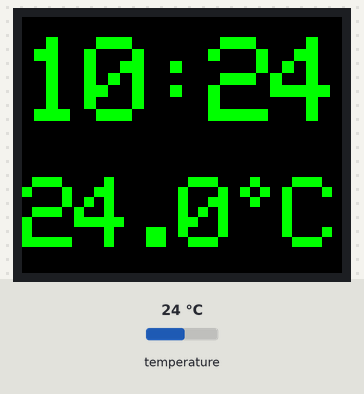
The program below on a simulated Raspberry Pi Pico running MicroPython. Shown: 160×128 colour display. The test bench sets the inputs (shaded band); at power-on: temperature 24 °C. WiFi joins after 1.5 s; the clock reads 2024-03-15 10:24:30 at power-on unless the program sets it; library files of the repository ran but are not shown: ST7735.py, sysfont.py; what the program prints to the serial console is not drawn.

Above: at 2.6 s.
At 31.1 s:
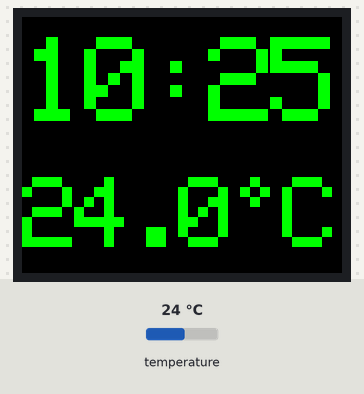

Measured:
- what the display in image 0 shows lasts 28.3 s, from 2.6 s to 30.9 s

The program:

main.py
```python
#-------------------------------------------------------------------
# NTP Time Decoder for RPi PICO-W
#
# Decode NTP Time at 3am and save to RTC
#
# Display RTC Date & Time on ST7735 LCD
#
# NTP format: https://en.wikipedia.org/wiki/Network_Time_Protocol
#
# Uses  DS18x20 'onewire' temperature sensor
#
#-------------------------------------------------------------------

from machine import Pin
from machine import Timer, Pin
from time import sleep
from machine import I2C
from ST7735 import TFT
from sysfont import sysfont
from machine import SPI,Pin
import time
import math
import machine, onewire, ds18x20

import network

from machine import RTC

from wifissid import get_wifi_ssid, get_wifi_passphrase

from bsttimes import bst_start_times, bst_end_times
from bsttimes import bst_start_dates, bst_end_dates
from bsttimes import BST_START_YEAR, BST_NUM_YEARS

import utime as time
import usocket as socket
import ustruct as struct

DEBUG = False

BL = 13
DC = 8
RST = 12
MOSI = 11
SCK = 10
CS = 9

# SSID & PASSPHRASE for Wi-Fi
ssid = get_wifi_ssid()
passphrase = get_wifi_passphrase()

daysofweek = ['Mon', 'Tue', 'Wed', 'Thu', 'Fri', 'Sat', 'Sun']
months     = [ '-', 'Jan', 'Feb', 'Mar', 'Apr', 'May', 'Jun', 'Jul', 'Aug', 'Sep', 'Oct', 'Nov', 'Dec' ]
timezone   = [ 'GMT', 'BST' ]

BST_OFFSET = 60 * 60 # British Summer Time 1 hour offset

# UK NTP Hosts
NTP_HOSTS = [ 'uk.pool.ntp.org', 'ntp2d.mcc.ac.uk', 'ntp2c.mcc.ac.uk','ntp.cis.strath.ac.uk' ]

# NTP uses an epoch of 1 January 1900. Unix uses an epoch of 1 January 1970.
NTP_EPOCH_OFFSET = 2208988800

dst_flag = 0
wlan = network.WLAN(network.STA_IF)

#################################################
# connect to WLAN
#################################################
def wlan_connect( ssid, passphrase ):
   global wlan
   wlan.active(True)
   if wlan.status() != 3:
      wlan.connect(ssid, passphrase)
      while wlan.status() != 3:
         pass
   if wlan.status() != 3:
      print("failed to connect to", ssid)
      retval = False
   else:
      status = wlan.ifconfig()
      ipaddress = status[0]
      print('connected to', ssid, ipaddress)
      retval = True
   return retval


#################################################
# disconnect from WLAN
#################################################
def wlan_disconnect():
   global wlan
   wlan.disconnect()
   wlan.active(False)


########################################################
# BST is last Sunday in March to last Sunday in October
# check current time with bst_start_times & bst_end_times
########################################################
def dst_check( unix_format_time, year ):
   global dst_flag
   if unix_format_time > bst_start_times[year-BST_START_YEAR] and unix_format_time < bst_end_times[year-BST_START_YEAR]:
      dst_flag = True
   else:
      dst_flag = False
   return dst_flag


#################################################
# get time from NTP Server
#################################################
def get_ntp_time():
   retval = False

   NTP_QUERY = bytearray(48)
   NTP_QUERY[0] = 0x1B

   addr = None
   host_index = 0
   while addr == None:
      # wait for valid NTP server
      sock = socket.socket(socket.AF_INET, socket.SOCK_DGRAM)
      sock.settimeout(10)
      try:
         addr = socket.getaddrinfo(NTP_HOSTS[host_index], 123)[0][-1]
      except OSError as error:
         print("OSError", error, NTP_HOSTS[host_index])
         host_index += 1
         if host_index == len(NTP_HOSTS):
            host_index = 0
         sock.close()

   print( "connected to:", NTP_HOSTS[host_index], addr)

   rc = sock.sendto(NTP_QUERY, addr)
   ntp_msg = sock.recv(48)
   sock.close()

   #NTP time bytes 40-44 network unsigned long format
   ntp_time = struct.unpack("!L", ntp_msg[40:44])[0]
   return ntp_time


#######################################################################
# Get NTP time
# convert from NTP to Unix Epoch
# check DST
# store to RTC
#######################################################################
def set_rtc_time():
   status = False
   if wlan_connect( ssid, passphrase):
      ntp_format_time = get_ntp_time()
      unix_format_time = ntp_format_time - NTP_EPOCH_OFFSET
      unix_format_gmtime = time.gmtime( unix_format_time )

      # NTP returns UTC (GMT)
      # check for DST and adjust
      dst_check( unix_format_time, unix_format_gmtime[0] )
      if dst_flag == True:
         unix_format_time += BST_OFFSET
      unix_format_gmtime = time.gmtime( unix_format_time )
      print(unix_format_gmtime)

      # gmtime: year, month, mday, hour, minute, second, weekday, yearday
      year = unix_format_gmtime[0]
      month = unix_format_gmtime[1]
      dayofmonth = unix_format_gmtime[2]
      dayofweek = unix_format_gmtime[6] + 1
      hour = unix_format_gmtime[3]
      minute = unix_format_gmtime[4]
      seconds = unix_format_gmtime[5]

      # RTC datetime: year, month, mday, week_day, hours, minutes, seconds, 0
      rtc.datetime((year, month, dayofmonth, dayofweek, hour, minute, seconds, 0))
      wlan_disconnect()
      status = True
   else:
      status = False

   return status

######################################################
# main program body
######################################################
if __name__ == "__main__":

   yesterday = 0
   first_display = True

   #initialise TFT LCD using SPI interface
   spi = SPI(1, baudrate=20000000, polarity=0, phase=0, sck=Pin(10), mosi=Pin(11), miso=None)
   tft=TFT(spi,8,12,9)
   tft.initr()
   tft.rgb(True)

   # clear display
   tft.rotation(0)
   tft.fill(TFT.BLACK)
   tft.fillrect( (1, 1),(tft.size()[0], tft.size()[1]), TFT.BLACK)

   # rotate for landscape display
   tft.rotation(1)
   tft.fillrect( (0, 0),(tft.size()[0], tft.size()[1]), TFT.BLACK)

   # initialise onewire interface
   ds_pin = machine.Pin(28)
   ds_sensor = ds18x20.DS18X20(onewire.OneWire(ds_pin))

   # scan onewire bus for devices
   ds_devs = ds_sensor.scan()
   print('Found DS devices: ', ds_devs)

   rtc = RTC()

   set_rtc_time()

   while True:

      t = rtc.datetime()
      #year, month, day, weekday, hours, minutes, seconds, subseconds)
      year = t[0]
      month = t[1]
      dayofmonth = t[2]
      dayofweek = t[3]
      hour = t[4]
      minute = t[5]
      seconds = t[6]
      if DEBUG == True:
         print( "----------------")
         print( hour, minute, seconds, timezone[ dst_flag ] )
         print( daysofweek[dayofweek], dayofmonth, months[month], year )
         print( "----------------")

      if seconds == 0 or first_display:
         first_display = False
         # initiate temperature reading
         ds_sensor.convert_temp()
         time.sleep_ms(750)
         # read temperature
         value = ds_sensor.read_temp( ds_devs[0] )
         valuestr = '{:.1f}°C'.format(value)
         valuestr = '{:>4}'.format(valuestr)
         tft.fill(TFT.BLACK)
         # display temperature
         tft.text((0, 80), str(valuestr), TFT.GREEN, sysfont, 5, nowrap=True)
         # display time
         tft.text((0, 10), "{:>02d}:{:>02d}".format(hour, minute), TFT.GREEN, sysfont, 6, nowrap=True)

      # update RTC at 3am
      if dayofmonth != yesterday and hour == 3:
         set_rtc_time()
         yesterday = dayofmonth

      time.sleep(0.5)
```

wifissid.py
```python
ssid ="SSID"
passphrase = "PASSPHRASE"

def get_wifi_ssid():
    global ssid
    return ssid

def get_wifi_passphrase():
    global passphrase
    return passphrase
```

bsttimes.py
```python
BST_START_YEAR =  2025
BST_NUM_YEARS =  30

bst_start_times =  [1743296400, 1774746000, 1806195600, 1837645200, 1869094800, 1901149200, 1932598800, 1964048400, 1995498000, 2026947600, 2058397200, 2090451600, 2121901200, 2153350800, 2184800400, 2216250000, 2248304400, 2279754000, 2311203600, 2342653200, 2374102800, 2405552400, 2437606800, 2469056400, 2500506000, 2531955600, 2563405200, 2595459600, 2626909200, 2658358800]
bst_start_dates =  ['Sun 30 Mar 2025', 'Sun 29 Mar 2026', 'Sun 28 Mar 2027', 'Sun 26 Mar 2028', 'Sun 25 Mar 2029', 'Sun 31 Mar 2030', 'Sun 30 Mar 2031', 'Sun 28 Mar 2032', 'Sun 27 Mar 2033', 'Sun 26 Mar 2034', 'Sun 25 Mar 2035', 'Sun 30 Mar 2036', 'Sun 29 Mar 2037', 'Sun 28 Mar 2038', 'Sun 27 Mar 2039', 'Sun 25 Mar 2040', 'Sun 31 Mar 2041', 'Sun 30 Mar 2042', 'Sun 29 Mar 2043', 'Sun 27 Mar 2044', 'Sun 26 Mar 2045', 'Sun 25 Mar 2046', 'Sun 31 Mar 2047', 'Sun 29 Mar 2048', 'Sun 28 Mar 2049', 'Sun 27 Mar 2050', 'Sun 26 Mar 2051', 'Sun 31 Mar 2052', 'Sun 30 Mar 2053', 'Sun 29 Mar 2054']
bst_end_times   =  [1761444000, 1792893600, 1824948000, 1856397600, 1887847200, 1919296800, 1950746400, 1982800800, 2014250400, 2045700000, 2077149600, 2108599200, 2140048800, 2172103200, 2203552800, 2235002400, 2266452000, 2297901600, 2329351200, 2361405600, 2392855200, 2424304800, 2455754400, 2487204000, 2519258400, 2550708000, 2582157600, 2613607200, 2645056800, 2676506400]
bst_end_dates   =  ['Sun 26 Oct 2025', 'Sun 25 Oct 2026', 'Sun 31 Oct 2027', 'Sun 29 Oct 2028', 'Sun 28 Oct 2029', 'Sun 27 Oct 2030', 'Sun 26 Oct 2031', 'Sun 31 Oct 2032', 'Sun 30 Oct 2033', 'Sun 29 Oct 2034', 'Sun 28 Oct 2035', 'Sun 26 Oct 2036', 'Sun 25 Oct 2037', 'Sun 31 Oct 2038', 'Sun 30 Oct 2039', 'Sun 28 Oct 2040', 'Sun 27 Oct 2041', 'Sun 26 Oct 2042', 'Sun 25 Oct 2043', 'Sun 30 Oct 2044', 'Sun 29 Oct 2045', 'Sun 28 Oct 2046', 'Sun 27 Oct 2047', 'Sun 25 Oct 2048', 'Sun 31 Oct 2049', 'Sun 30 Oct 2050', 'Sun 29 Oct 2051', 'Sun 27 Oct 2052', 'Sun 26 Oct 2053', 'Sun 25 Oct 2054']
```
